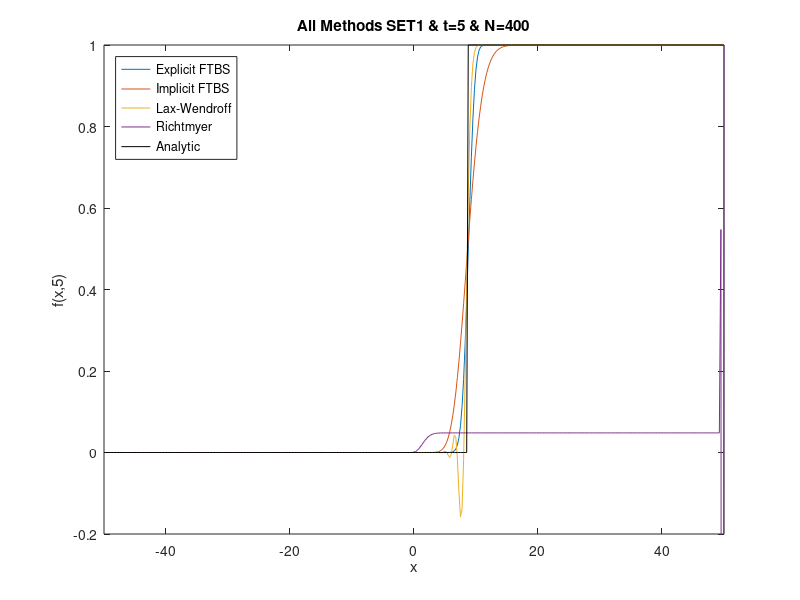

Write MATLAB code to recreate this figure.
load ExpFTBS400t5.dat;
load ImpFTBS400t5.dat;
load LaxWen400t5.dat;
load Richt400t5.dat;

x = Richt400t5(:,1);
A = Richt400t5(:,4);

E = ExpFTBS400t5(:,3);
I = ImpFTBS400t5(:,3);
L = LaxWen400t5(:,3);
W = Richt400t5(:,3);

plot(x,E,x,I,x,L,x,W,x,A,'k');
title('All Methods SET1 & t=5 & N=400')
xlabel('x')
ylabel('f(x,5)')
legend({'Explicit FTBS','Implicit FTBS','Lax-Wendroff','Richtmyer ','Analytic'},'Location','northwest')
axis([-50 50 -0.2 1])



